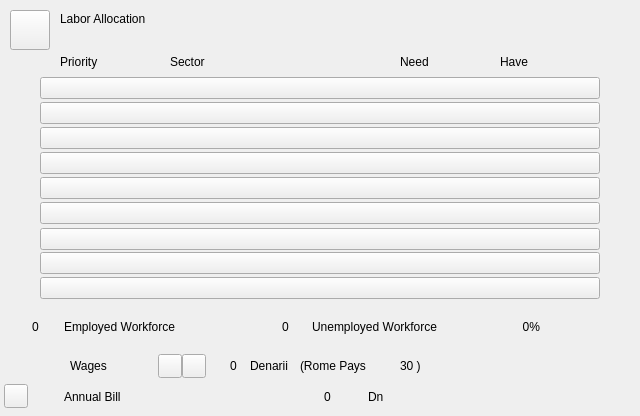
<?xml version="1.0" encoding="UTF-8"?>
<ui version="4.0">
 <class>LaborAdvisorWidget</class>
 <widget class="QWidget" name="LaborAdvisorWidget">
  <property name="geometry">
   <rect>
    <x>0</x>
    <y>0</y>
    <width>640</width>
    <height>416</height>
   </rect>
  </property>
  <property name="windowTitle">
   <string>Form</string>
  </property>
  <widget class="Button" name="cIconButton">
   <property name="geometry">
    <rect>
     <x>10</x>
     <y>10</y>
     <width>40</width>
     <height>40</height>
    </rect>
   </property>
   <property name="text">
    <string/>
   </property>
  </widget>
  <widget class="Label" name="cTitle">
   <property name="geometry">
    <rect>
     <x>60</x>
     <y>12</y>
     <width>545</width>
     <height>35</height>
    </rect>
   </property>
   <property name="text">
    <string>Labor Allocation</string>
   </property>
   <property name="alignment">
    <set>Qt::AlignLeading|Qt::AlignLeft|Qt::AlignTop</set>
   </property>
  </widget>
  <widget class="Label" name="cPriority">
   <property name="geometry">
    <rect>
     <x>60</x>
     <y>52</y>
     <width>63</width>
     <height>20</height>
    </rect>
   </property>
   <property name="text">
    <string>Priority</string>
   </property>
  </widget>
  <widget class="MessageWidget" name="cButtons" native="true">
   <property name="geometry">
    <rect>
     <x>32</x>
     <y>70</y>
     <width>576</width>
     <height>240</height>
    </rect>
   </property>
  </widget>
  <widget class="Label" name="cSector">
   <property name="geometry">
    <rect>
     <x>170</x>
     <y>52</y>
     <width>63</width>
     <height>20</height>
    </rect>
   </property>
   <property name="text">
    <string>Sector</string>
   </property>
  </widget>
  <widget class="Label" name="cNeed">
   <property name="geometry">
    <rect>
     <x>400</x>
     <y>52</y>
     <width>63</width>
     <height>20</height>
    </rect>
   </property>
   <property name="text">
    <string>Need</string>
   </property>
  </widget>
  <widget class="Label" name="cHave">
   <property name="geometry">
    <rect>
     <x>500</x>
     <y>52</y>
     <width>63</width>
     <height>20</height>
    </rect>
   </property>
   <property name="text">
    <string>Have</string>
   </property>
  </widget>
  <widget class="Label" name="cEmployed">
   <property name="geometry">
    <rect>
     <x>64</x>
     <y>320</y>
     <width>183</width>
     <height>16</height>
    </rect>
   </property>
   <property name="text">
    <string>Employed Workforce</string>
   </property>
   <property name="alignment">
    <set>Qt::AlignLeading|Qt::AlignLeft|Qt::AlignTop</set>
   </property>
  </widget>
  <widget class="Label" name="cUnemployed">
   <property name="geometry">
    <rect>
     <x>312</x>
     <y>320</y>
     <width>197</width>
     <height>16</height>
    </rect>
   </property>
   <property name="text">
    <string>Unemployed Workforce</string>
   </property>
   <property name="alignment">
    <set>Qt::AlignLeading|Qt::AlignLeft|Qt::AlignTop</set>
   </property>
  </widget>
  <widget class="MessageWidget" name="cWagesWidget" native="true">
   <property name="geometry">
    <rect>
     <x>64</x>
     <y>350</y>
     <width>512</width>
     <height>32</height>
    </rect>
   </property>
  </widget>
  <widget class="Button" name="cHelp">
   <property name="geometry">
    <rect>
     <x>4</x>
     <y>384</y>
     <width>24</width>
     <height>24</height>
    </rect>
   </property>
   <property name="text">
    <string/>
   </property>
  </widget>
  <widget class="Label" name="cBill">
   <property name="geometry">
    <rect>
     <x>64</x>
     <y>390</y>
     <width>249</width>
     <height>20</height>
    </rect>
   </property>
   <property name="text">
    <string>Annual Bill</string>
   </property>
   <property name="alignment">
    <set>Qt::AlignLeading|Qt::AlignLeft|Qt::AlignTop</set>
   </property>
  </widget>
  <widget class="Label" name="cNumEmployed">
   <property name="geometry">
    <rect>
     <x>32</x>
     <y>320</y>
     <width>27</width>
     <height>16</height>
    </rect>
   </property>
   <property name="text">
    <string>0</string>
   </property>
   <property name="alignment">
    <set>Qt::AlignLeading|Qt::AlignLeft|Qt::AlignTop</set>
   </property>
  </widget>
  <widget class="Label" name="cNumUnemployed">
   <property name="geometry">
    <rect>
     <x>282</x>
     <y>320</y>
     <width>25</width>
     <height>16</height>
    </rect>
   </property>
   <property name="text">
    <string>0</string>
   </property>
   <property name="alignment">
    <set>Qt::AlignLeading|Qt::AlignLeft|Qt::AlignTop</set>
   </property>
  </widget>
  <widget class="Label" name="cPercentUnemployed">
   <property name="geometry">
    <rect>
     <x>516</x>
     <y>320</y>
     <width>43</width>
     <height>16</height>
    </rect>
   </property>
   <property name="text">
    <string>  0%</string>
   </property>
   <property name="alignment">
    <set>Qt::AlignLeading|Qt::AlignLeft|Qt::AlignTop</set>
   </property>
  </widget>
  <widget class="Label" name="cBillAmount">
   <property name="geometry">
    <rect>
     <x>324</x>
     <y>390</y>
     <width>27</width>
     <height>20</height>
    </rect>
   </property>
   <property name="text">
    <string>0</string>
   </property>
   <property name="alignment">
    <set>Qt::AlignLeading|Qt::AlignLeft|Qt::AlignTop</set>
   </property>
  </widget>
  <widget class="Label" name="cDenarii">
   <property name="geometry">
    <rect>
     <x>368</x>
     <y>390</y>
     <width>99</width>
     <height>20</height>
    </rect>
   </property>
   <property name="text">
    <string>Dn</string>
   </property>
   <property name="alignment">
    <set>Qt::AlignLeading|Qt::AlignLeft|Qt::AlignTop</set>
   </property>
  </widget>
  <widget class="LaborAdvisorButton" name="cGovernanceButton">
   <property name="geometry">
    <rect>
     <x>40</x>
     <y>252</y>
     <width>560</width>
     <height>22</height>
    </rect>
   </property>
   <property name="text">
    <string/>
   </property>
  </widget>
  <widget class="LaborAdvisorButton" name="cWaterButton">
   <property name="geometry">
    <rect>
     <x>40</x>
     <y>152</y>
     <width>560</width>
     <height>22</height>
    </rect>
   </property>
   <property name="text">
    <string/>
   </property>
  </widget>
  <widget class="LaborAdvisorButton" name="cEntertainmentButton">
   <property name="geometry">
    <rect>
     <x>40</x>
     <y>228</y>
     <width>560</width>
     <height>22</height>
    </rect>
   </property>
   <property name="text">
    <string/>
   </property>
  </widget>
  <widget class="LaborAdvisorButton" name="cHealthButton">
   <property name="geometry">
    <rect>
     <x>40</x>
     <y>277</y>
     <width>560</width>
     <height>22</height>
    </rect>
   </property>
   <property name="text">
    <string/>
   </property>
  </widget>
  <widget class="LaborAdvisorButton" name="cPrefectureButton">
   <property name="geometry">
    <rect>
     <x>40</x>
     <y>177</y>
     <width>560</width>
     <height>22</height>
    </rect>
   </property>
   <property name="text">
    <string/>
   </property>
  </widget>
  <widget class="LaborAdvisorButton" name="cMilitaryButton">
   <property name="geometry">
    <rect>
     <x>40</x>
     <y>202</y>
     <width>560</width>
     <height>22</height>
    </rect>
   </property>
   <property name="text">
    <string/>
   </property>
  </widget>
  <widget class="LaborAdvisorButton" name="cEngineeringButton">
   <property name="geometry">
    <rect>
     <x>40</x>
     <y>127</y>
     <width>560</width>
     <height>22</height>
    </rect>
   </property>
   <property name="text">
    <string/>
   </property>
  </widget>
  <widget class="LaborAdvisorButton" name="cIndustryButton">
   <property name="geometry">
    <rect>
     <x>40</x>
     <y>77</y>
     <width>560</width>
     <height>22</height>
    </rect>
   </property>
   <property name="text">
    <string/>
   </property>
  </widget>
  <widget class="LaborAdvisorButton" name="cFoodButton">
   <property name="geometry">
    <rect>
     <x>40</x>
     <y>102</y>
     <width>560</width>
     <height>22</height>
    </rect>
   </property>
   <property name="text">
    <string/>
   </property>
  </widget>
  <widget class="Label" name="cWages">
   <property name="geometry">
    <rect>
     <x>70</x>
     <y>359</y>
     <width>63</width>
     <height>20</height>
    </rect>
   </property>
   <property name="text">
    <string>Wages</string>
   </property>
   <property name="alignment">
    <set>Qt::AlignLeading|Qt::AlignLeft|Qt::AlignTop</set>
   </property>
  </widget>
  <widget class="Button" name="cWagesUp">
   <property name="geometry">
    <rect>
     <x>182</x>
     <y>354</y>
     <width>24</width>
     <height>24</height>
    </rect>
   </property>
   <property name="text">
    <string/>
   </property>
  </widget>
  <widget class="Button" name="cWagesDown">
   <property name="geometry">
    <rect>
     <x>158</x>
     <y>354</y>
     <width>24</width>
     <height>24</height>
    </rect>
   </property>
   <property name="text">
    <string/>
   </property>
  </widget>
  <widget class="Label" name="cRomeWages">
   <property name="geometry">
    <rect>
     <x>400</x>
     <y>359</y>
     <width>31</width>
     <height>20</height>
    </rect>
   </property>
   <property name="text">
    <string>30 )</string>
   </property>
   <property name="alignment">
    <set>Qt::AlignLeading|Qt::AlignLeft|Qt::AlignTop</set>
   </property>
  </widget>
  <widget class="Label" name="cCityWages">
   <property name="geometry">
    <rect>
     <x>230</x>
     <y>359</y>
     <width>31</width>
     <height>20</height>
    </rect>
   </property>
   <property name="text">
    <string>0</string>
   </property>
   <property name="alignment">
    <set>Qt::AlignLeading|Qt::AlignLeft|Qt::AlignTop</set>
   </property>
  </widget>
  <widget class="Label" name="cRomePays">
   <property name="geometry">
    <rect>
     <x>300</x>
     <y>359</y>
     <width>95</width>
     <height>20</height>
    </rect>
   </property>
   <property name="text">
    <string>(Rome Pays</string>
   </property>
   <property name="alignment">
    <set>Qt::AlignLeading|Qt::AlignLeft|Qt::AlignTop</set>
   </property>
  </widget>
  <widget class="Label" name="cWagesDenarii">
   <property name="geometry">
    <rect>
     <x>250</x>
     <y>359</y>
     <width>63</width>
     <height>20</height>
    </rect>
   </property>
   <property name="text">
    <string>Denarii</string>
   </property>
   <property name="alignment">
    <set>Qt::AlignLeading|Qt::AlignLeft|Qt::AlignTop</set>
   </property>
  </widget>
 </widget>
 <customwidgets>
  <customwidget>
   <class>Button</class>
   <extends>QPushButton</extends>
   <header>widget/button.h</header>
  </customwidget>
  <customwidget>
   <class>Label</class>
   <extends>QLabel</extends>
   <header>widget/label.h</header>
  </customwidget>
  <customwidget>
   <class>MessageWidget</class>
   <extends>QWidget</extends>
   <header>widget/messagewidget.h</header>
   <container>1</container>
  </customwidget>
  <customwidget>
   <class>LaborAdvisorButton</class>
   <extends>QPushButton</extends>
   <header>widget/laboradvisorwidget.h</header>
  </customwidget>
 </customwidgets>
 <resources/>
 <connections/>
</ui>
